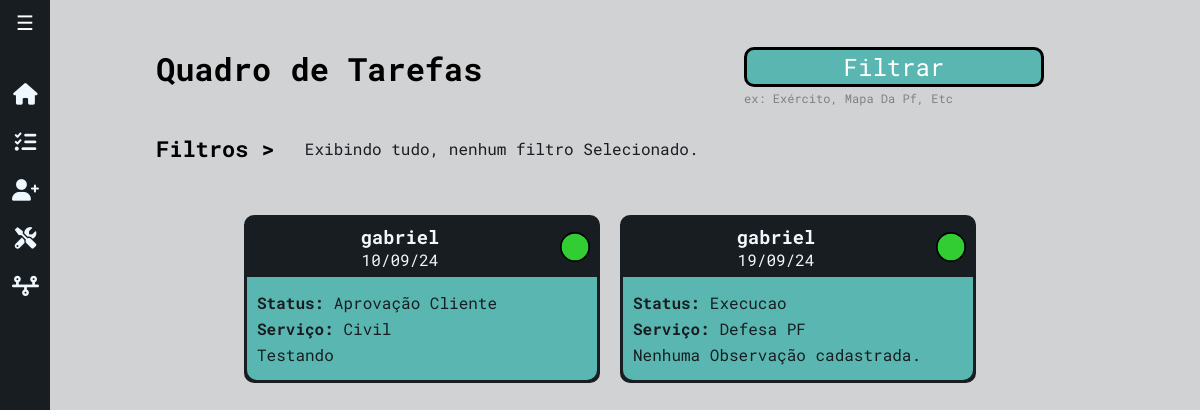
The app's page /ambielle/tarefas/, older data.
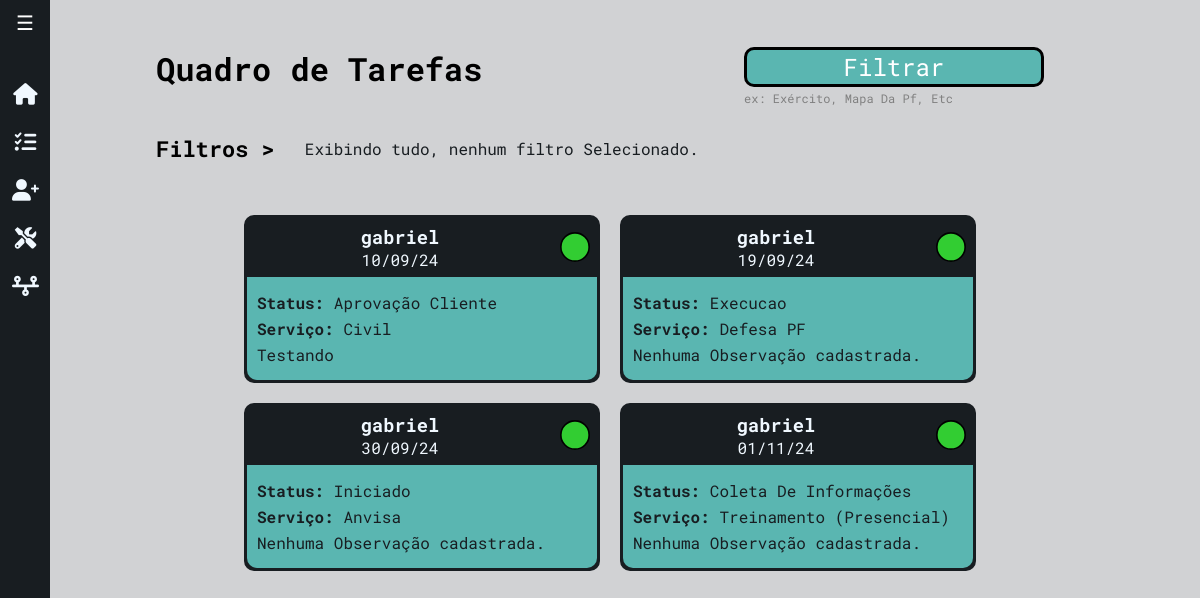
The same page, newer data.
### workflow/models.py (models this page shows, shortened)
class Tarefa(models.Model):
    STATUS_CHOICES = [
        ('Iniciado', 'Iniciado'),
        ('Coleta De Informações', 'Coleta de Informações'),
        ('Execucao', 'Execução'),
        ('Aprovação Cliente', 'Aprovação Cliente'),
        ('Concluído', 'Concluído'),
        ('Encerrado', 'Encerrado'),
    ]
    TIPO_SERVICO_CHOICES = [
        ('Anvisa', 'Anvisa'),
        ('Civil', 'Civil'),
        ('Defesa PF', 'Defesa PF'),
        ('Exército', 'Exército'),
        ('Gestão de Processos', 'Gestão de Processos'),
        ('Ibama', 'Ibama'),
        ('ISO 9001', 'ISO 9001'),
        ('IAT', 'IAT'),
        ('Liderança', 'Liderança'),
        ('Mapa Da PF', 'Mapa Da PF'),
        ('Polícia Federal', 'Polícia Federal'),
        ('PRODIR', 'PRODIR'),
        ('RDC Anvisa', 'RDC Anvisa'),
        ('Recursos Humanos', 'Recursos Humanos'),
        ('Regulatório', 'Regulatório'),
        ('SASSMAQ', 'SASSMAQ'),
        ('SINIR', 'SINIR'),
        ('Treinamento (E-book)', 'Treinamento (E-book)'),
        ('Treinamento (On-line)', 'Treinamento (On-line)'),
        ('Treinamento (Presencial)', 'Treinamento (Presencial)'),
    ]
    tipo_servico = models.CharField(max_length=50, choices=TIPO_SERVICO_CHOICES, default='ANVISA')
    cliente = models.ForeignKey(Cliente, on_delete=models.CASCADE)
    status = models.CharField(max_length=50, choices=STATUS_CHOICES, default='iniciado')
    data_inicio = models.DateField(default=timezone.now)
    prazo_final = models.DateField(null=True, blank=True)
    observacoes = models.TextField(blank=True, null=True)

class Cliente(models.Model):
    nome = models.CharField(max_length=255)
    endereco = models.CharField(max_length=255)
    razao_social = models.CharField(max_length=255, blank=True, null=True)
    telefone = models.CharField(max_length=15)
    email = models.EmailField()
    contato_principal = models.CharField(max_length=255)
    contato_secundario = models.CharField(max_length=255, blank=True, null=True)
    proposta_link = models.URLField(blank=True, null=True)
    def __str__(self):
        return f"{self.nome}"

### workflow/views/getPage.py (the view)
# urls.py: path('ambielle/tarefas/', views.getTarefas, name='getTarefas'),
def getTarefas(request):
    title = 'Tarefas'
    status_selecionados = request.GET.getlist('status', [])
    tipo_servico_selecionados = request.GET.getlist('tipo_servico', [])
    data_inicial = parse_date(request.GET.get('data_inicial', ''))
    data_final = parse_date(request.GET.get('data_final', ''))
    tarefas = Tarefa.objects.all()
    query = Q()
    if status_selecionados:
        query &= Q(status__in=status_selecionados)
    if tipo_servico_selecionados:
        query &= Q(tipo_servico__in=tipo_servico_selecionados)
    if data_inicial and data_final:
        query &= Q(prazo_final__range=[data_inicial, data_final])
    elif data_inicial:
        query &= Q(prazo_final__gte=data_inicial)
    elif data_final:
        query &= Q(prazo_final__lte=data_final)
    tarefas = tarefas.filter(query).order_by('prazo_final')
    return render(request, 'workflow/getTarefas.html', {
        'title': title,
        'tarefas': tarefas,
        'status_selecionados': status_selecionados,
        'tipo_servico_selecionados': tipo_servico_selecionados,
        'status_choices': Tarefa.STATUS_CHOICES,
        'tipo_servico_choices': Tarefa.TIPO_SERVICO_CHOICES,
        'data_inicial': data_inicial,
        'data_final': data_final
    })

### workflow/templates/workflow/getTarefas.html (shortened to what this page needs)
{% extends 'global/base.html' %}
{% block content %}
<div class="tela-task">
  <div class="headerTasks">
    <h1>Quadro de Tarefas</h1>
    <div>
      <button id="openFilterModal" class="btn-filter">Filtrar</button>
      <span>ex: Exército, Mapa Da Pf, Etc</span>
    </div>
  </div>
  <div class="filters">
    <h3>Filtros > </h3>
    <div id="filtros-selecionados" class="filtros-selecionados">
      {% if not status_selecionados and not tipo_servico_selecionados and not data_inicial%}
          <p>Exibindo tudo, nenhum filtro Selecionado.</p>
      {% endif %}
    </div>
  </div>
    <div class="tasks-section">
      <div class="taskStatus">
        <div class="tasks-row">
          {% for task in tarefas %}
           <div class="task-card">
            <div class="task-header">
              <div class="task-dateCli">
                <h3>{{ task.cliente }}</h3>
                <div class="date">{{ task.prazo_final|date:'d/m/y' }}</div>
              </div>
              <div class="status">
                <svg xmlns="http://www.w3.org/2000/svg" width="30" height="30" viewBox="0 0 18 18" fill="none">
                  <circle cx="9" cy="9" r="8.5" fill="#32CD32" stroke="black" />
                </svg>
              </div>
            </div>
            <div class="info">
              <p>
                <strong>Status:</strong> {{task.status}}
              </p>
              <p>
                <strong>Serviço:</strong> {{task.tipo_servico}}
              </p>
              {% if task.observacoes %}
                  <p>{{task.observacoes}}</p>
              {% else %}
                  <p>Nenhuma Observação cadastrada.</p>
              {% endif %}
            </div>
          </div>
        {% endfor %}
      </div>
</div>
{% endblock %}

Row changes from the older to the newer data that the page shows:
added Tarefa: cliente "gabriel", prazo_final "30/09/24", status "Iniciado", tipo_servico "Anvisa", shows "Nenhuma Observação cadastrada."
added Tarefa: cliente "gabriel", prazo_final "01/11/24", status "Coleta De Informações", tipo_servico "Treinamento (Presencial)", shows "Nenhuma Observação cadastrada."
